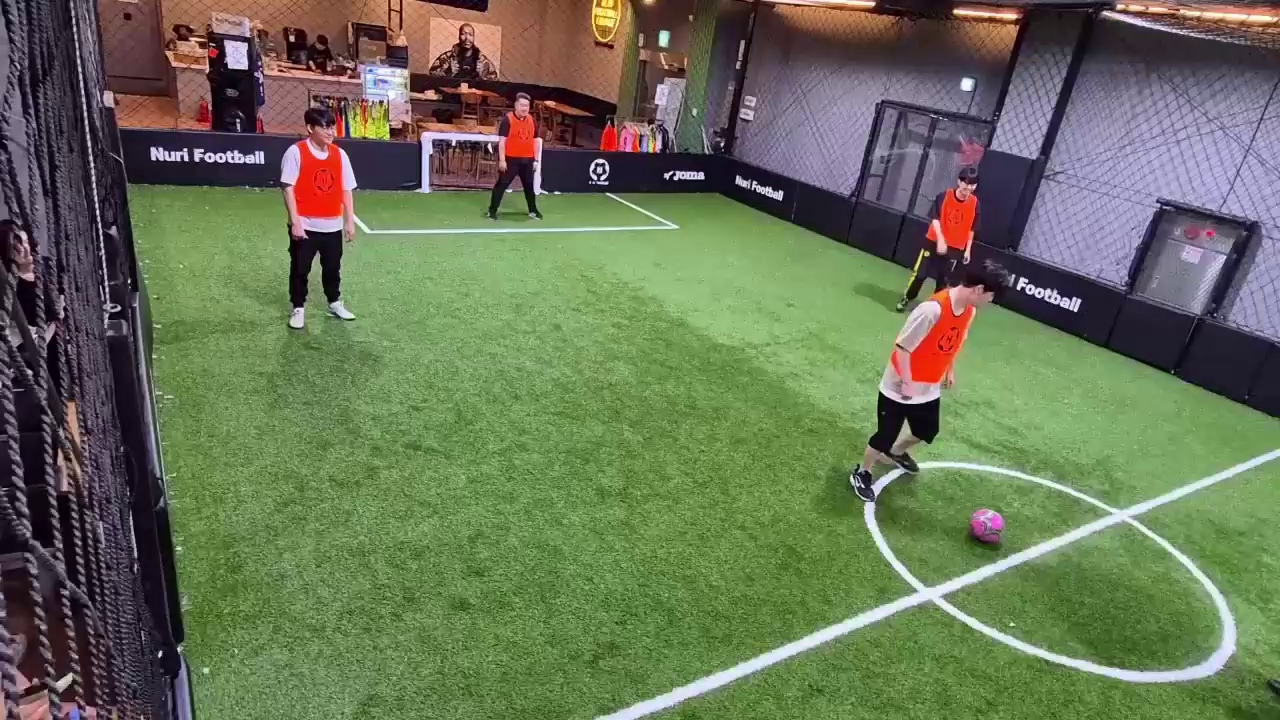
#> input picture video_analysis/test/img/frame-1-left.png, 1280 x 720 px
$ jupyter execute --allow-errors test-homography.ipynb
#> lines starting #> are read from the running program, lines starting #| are printed output that depends on the picture
[cell 1]
import cv2
import numpy as np
import matplotlib.pyplot as plt
import pickle
import json
import sys
sys.path.append('../')
from utils import *

#> (a cell that did not finish here is left out)

[cell 3]
nuri_futsal=cv2.imread('img/nuri-futsal.png')

#> (a cell that did not finish here is left out)

#> (a cell that did not finish here is left out)

#> (a cell that did not finish here is left out)

#> (a cell that did not finish here is left out)

#> (a cell that did not finish here is left out)

#> (a cell that did not finish here is left out)

#> (a cell that did not finish here is left out)

#> (a cell that did not finish here is left out)

[cell 12]
left_frame1=cv2.imread('img/frame-1-left.png')
#> left_frame1 is the input picture: shape (720, 1280, 3); mean B, G, R 86.5, 114.4, 104.7
right_frame1=cv2.imread('img/frame-1-right.png')
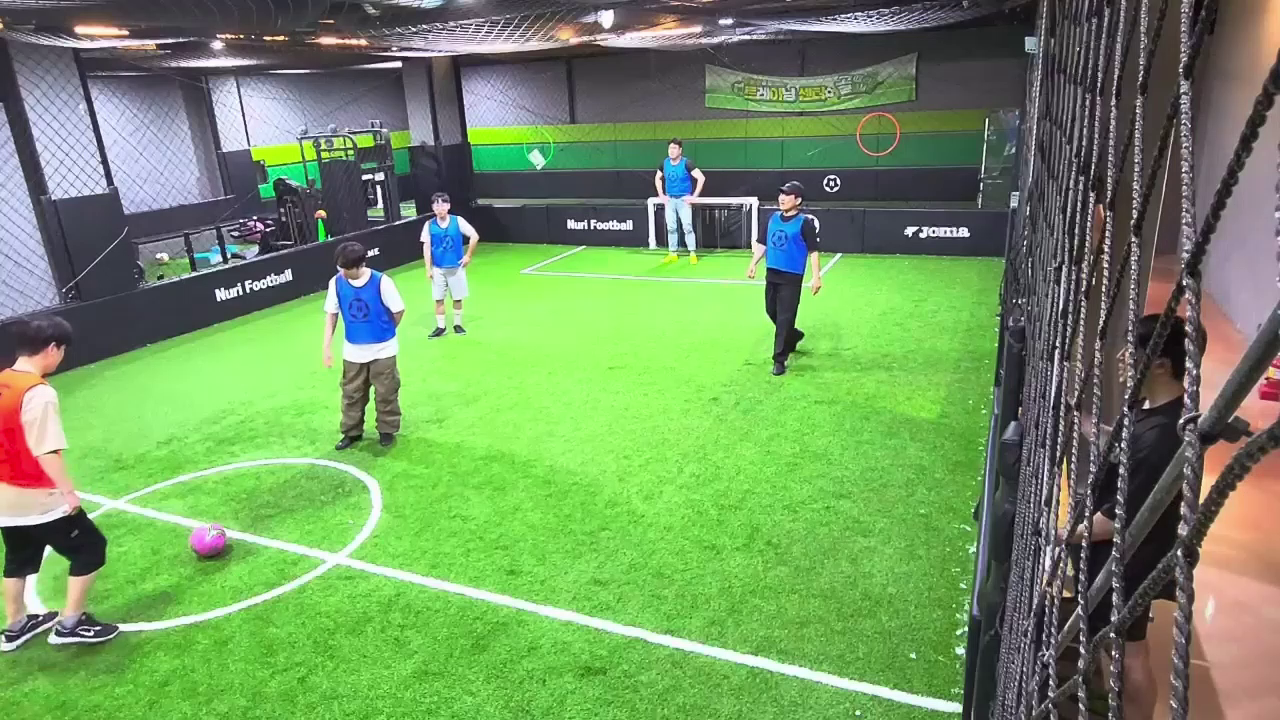
#> input picture video_analysis/test/img/frame-1-right.png, 1280 x 720 px
#> right_frame1 is the input picture: shape (720, 1280, 3); mean B, G, R 96.9, 149.1, 113.5

[cell 13]
nuri_futsal=cv2.imread('img/nuri-futsal.png')

#> (a cell that did not finish here is left out)

[cell 15]
keypoint_left_frame={'BCC':[924,593],'TCC':[1114,515],'BLPA-1':[363,232],'TLPA-1':[669,227],'BLC':[120,184],'TLC':[710,193]}
keypoint_right_frame={'BCC':[337,558],'TCC':[115,503],'BC':[960,708],'BRC':[1003,258],'BRPA-2':[840,255],'TRPA-2':[583,247],'TRC':[480,242],'TRPA-1':[523,271]}
keypoint_true={'BCC':[400,260],'TCC':[400,140],'BLPA-1':[80,280],'TLPA-1':[80,120],'BLC':[0,400],'TLC':[0,0],'BC':[400,400],
               'BRC':[800,400],'BRPA-2':[800,280],'TRPA-2':[800,120],'TRC':[800,0],'TRPA-1':[720,120]}

[cell 16]
frame_copy=cv2.cvtColor(left_frame1.copy(),cv2.COLOR_BGR2RGB)
keypoint_lf_array=[]
keypoint_tr_array=[]
for kp_name,kp_coord in keypoint_left_frame.items():
    keypoint_lf_array.append(kp_coord)
    keypoint_tr_array.append(keypoint_true[kp_name])
h_left,status=cv2.findHomography(np.array(keypoint_lf_array),np.array(keypoint_tr_array))
#> (the rest of this cell did not finish here and is left out)

[cell 17]
frame_copy=cv2.cvtColor(right_frame1.copy(),cv2.COLOR_BGR2RGB)
keypoint_rt_array=[]
keypoint_tr_array=[]
for kp_name,kp_coord in keypoint_right_frame.items():
    keypoint_rt_array.append(kp_coord)
    keypoint_tr_array.append(keypoint_true[kp_name])
h_right,status=cv2.findHomography(np.array(keypoint_rt_array),np.array(keypoint_tr_array))
frame_homography_right=cv2.warpPerspective(
    frame_copy,
    h_right,
    (800,400))
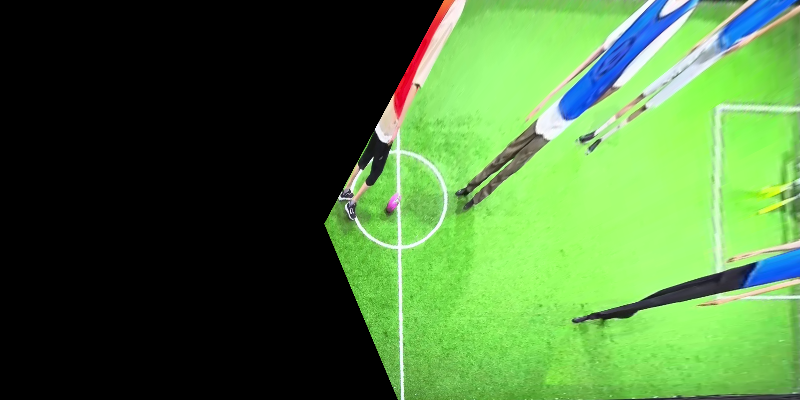
#> frame_homography_right: shape (400, 800, 3); mean R, G, B 74.7, 115.7, 58.9
plt.imshow(frame_homography_right)
